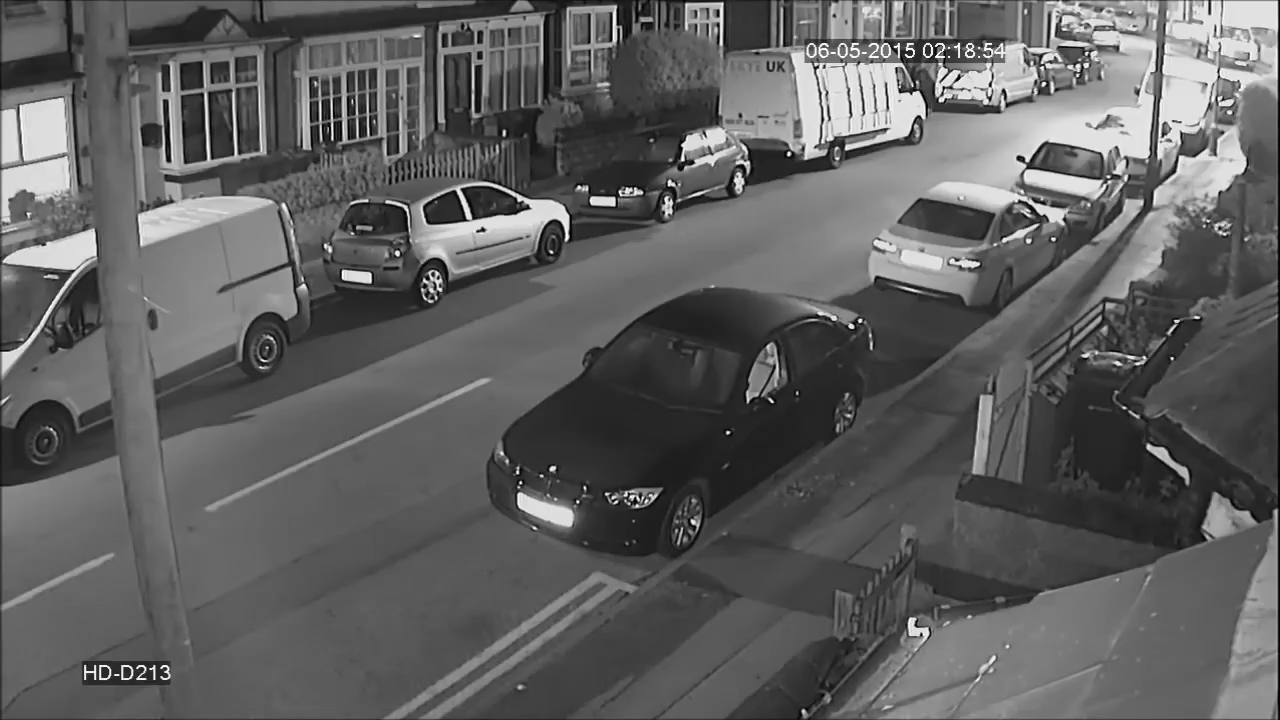
#> input picture frame 60 of test_video.mp4, 1280 x 720 px, given in place of car_thief.mp4, which was not available
$ python motiondetector_maker.py
#> lines starting #> are read from the running program, lines starting #| are printed output that depends on the picture; after the words box and inside, x2 and y2 are one past the last pixel; in counts of white or black regions, pixels touching at a corner belong together; pictures that were not available may be replaced by others from this repository, and a replacement may not be noted
import numpy as np
import cv2

# Pre-setup of frame capture
frame_width = 1280
frame_height = 720
frame_fps = 30

cap = cv2.VideoCapture('car_thief.mp4')
cap.set(cv2.CAP_PROP_FRAME_WIDTH, frame_width)
cap.set(cv2.CAP_PROP_FRAME_HEIGHT, frame_height)
cap.set(cv2.CAP_PROP_FPS, frame_fps)

bgsubtractor = cv2.bgsegm.createBackgroundSubtractorMOG()

# initalize params
firstObervation = True
isMovingProbability = 0

frame_counter = 0

def calculateMovement(imgGrayScale, thres):
	height, width = imgGrayScale.shape
	areaTotal = height*width
	activePixelsCount = cv2.countNonZero(imgGrayScale)
	motionPercentage = (activePixelsCount / areaTotal)*100

	if motionPercentage > thres:
		return True
	else:
		return False


def bayesianClassifier(isMoving):

	global isMovingProbability
	global firstObervation

	if firstObervation:
		if isMoving:
			isMovingProbability = (0.8 * 0.5) / 0.9
		else:
			isMovingProbability = (0.1 * 0.5) / 0.9

		firstObervation = False

	else:
		if isMoving:
			isMovingProbability = (0.8 * isMovingProbability) / ((0.8 * isMovingProbability) + 0.1 * (1 - isMovingProbability))
		else:
			isMovingProbability = (0.1 * isMovingProbability) / ((0.1 * isMovingProbability) + 0.8 * (1 - isMovingProbability))

	# boundary setting to avoid negatives:
	if isMovingProbability > 0.6:
		isMovingProbability = 0.6

	if isMovingProbability < 0.1:
		isMovingProbability = 0.1

	return isMovingProbability > 0.5	#return true if probability more than 0.5


def main():

	global frame_counter

	while True:
	    ret, frame = cap.read()
#> frame is the input picture: shape (720, 1280, 3); min 0, max 255, mean 95.6
	    frame_bg = frame.copy()

	    # apply filters
	    step1 = cv2.medianBlur(frame_bg,5)
	    step2 = bgsubtractor.apply(step1)
#> step2: shape (720, 1280); every value is 0
	    step3 = cv2.GaussianBlur(step2,(15,15),0)
	    _,bgMaskProcessed= cv2.threshold(step3,10,255,cv2.THRESH_BINARY)

	    isMoving = calculateMovement(bgMaskProcessed, 0.3)
#> in calculateMovement, `activePixelsCount = cv2.countNonZero(imgGrayScale)`: activePixelsCount = 0
#> isMoving = False

	    if (bayesianClassifier(isMoving)):
	    	indicatorString = "Motion Detected!"
	    	indicatorTagColour = (0,255,0)
	    else:
	    	indicatorString = "No Motion"
	    	indicatorTagColour = (0,0,255)

	    # draw indication on frame
	    indicatorTagLocation = (30,30)
	    cv2.putText(frame,
	    			indicatorString,
	    			indicatorTagLocation,
	    			cv2.FONT_HERSHEY_SIMPLEX,
	    			1,
	    			indicatorTagColour,
	    			2,
	    			cv2.LINE_AA)
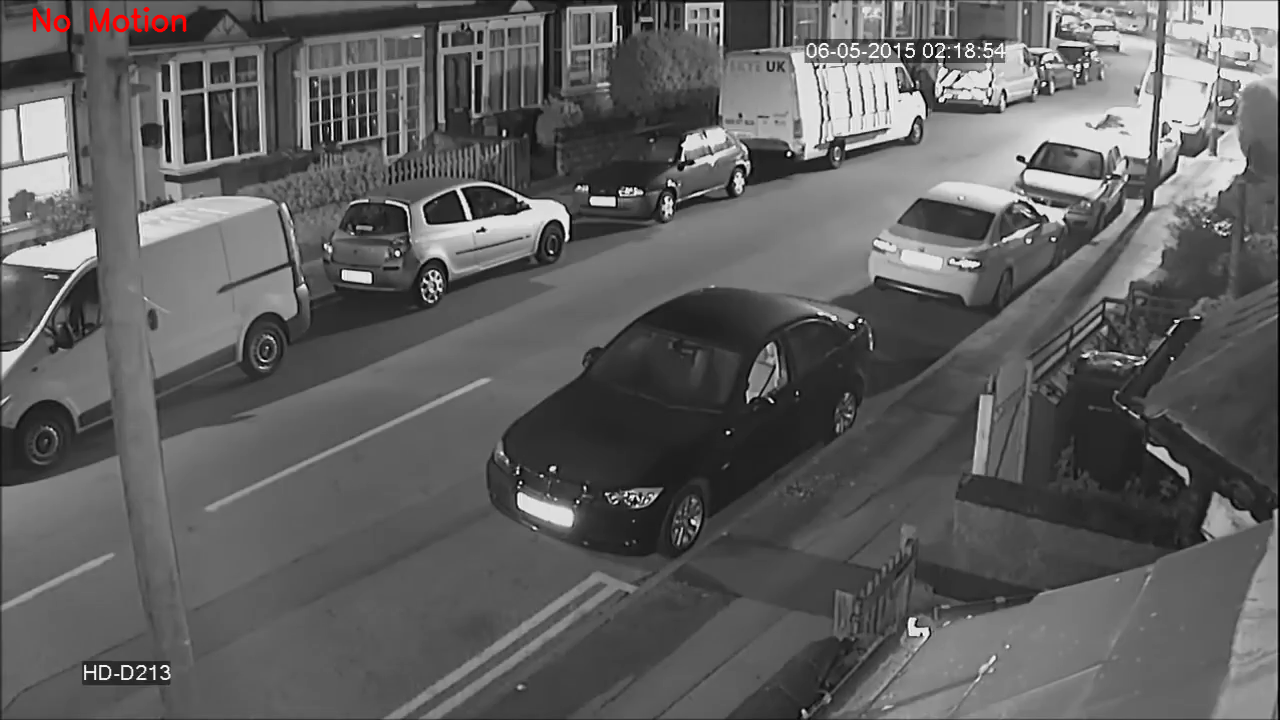
#> frame: shape (720, 1280, 3); 0.2% of pixels changed, all inside (x1, y1, x2, y2) = (32, 7, 187, 33)

	    if frame_counter > 169 and frame_counter < 226:

		    filename = str(frame_counter).zfill(4)
		    filename += ".png"
		    print("Writing: " + filename)

		    frame_to_copy = frame.copy()
		    f_height, f_width = frame_to_copy.shape[:2]
		    resized = cv2.resize(frame_to_copy,(640,360), interpolation = cv2.INTER_CUBIC)

		    cv2.imwrite(filename, resized)

	    frame_counter += 1

	    # display frame
	    cv2.imshow('frame',frame)

	    k = cv2.waitKey(30) & 0xff
#> (key Esc is pressed here)
	    if k == 27:
	    	break


	cap.release()
	cv2.destroyAllWindows()


main()

$ run again, starting later in the video
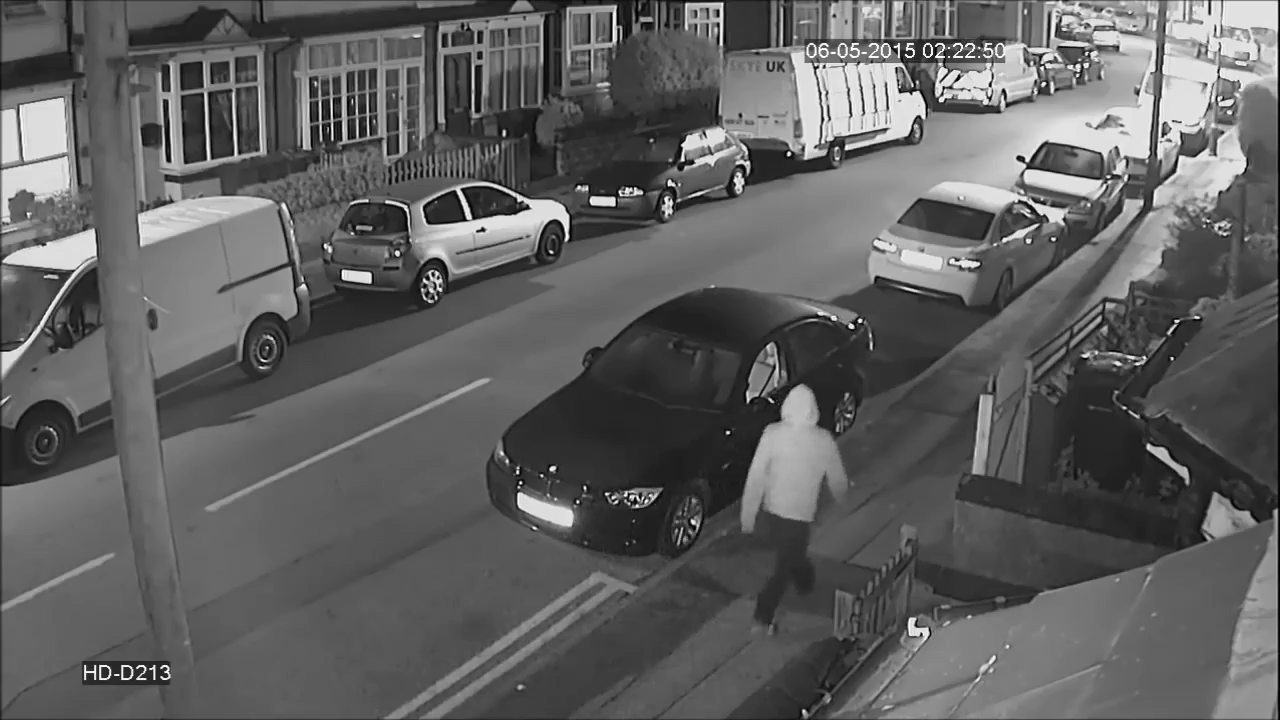
#> input picture frame 270 of test_video.mp4, 1280 x 720 px, given in place of car_thief.mp4, which was not available
#> in main, frame is the input picture: shape (720, 1280, 3); min 0, max 255, mean 96.1
#> step2: shape (720, 1280); every value is 0
#> activePixelsCount = 0
#> isMoving = False
#> in main, `cv2.putText(frame, indicatorString, indicatorTagLocation, cv2.FONT_HER..`:
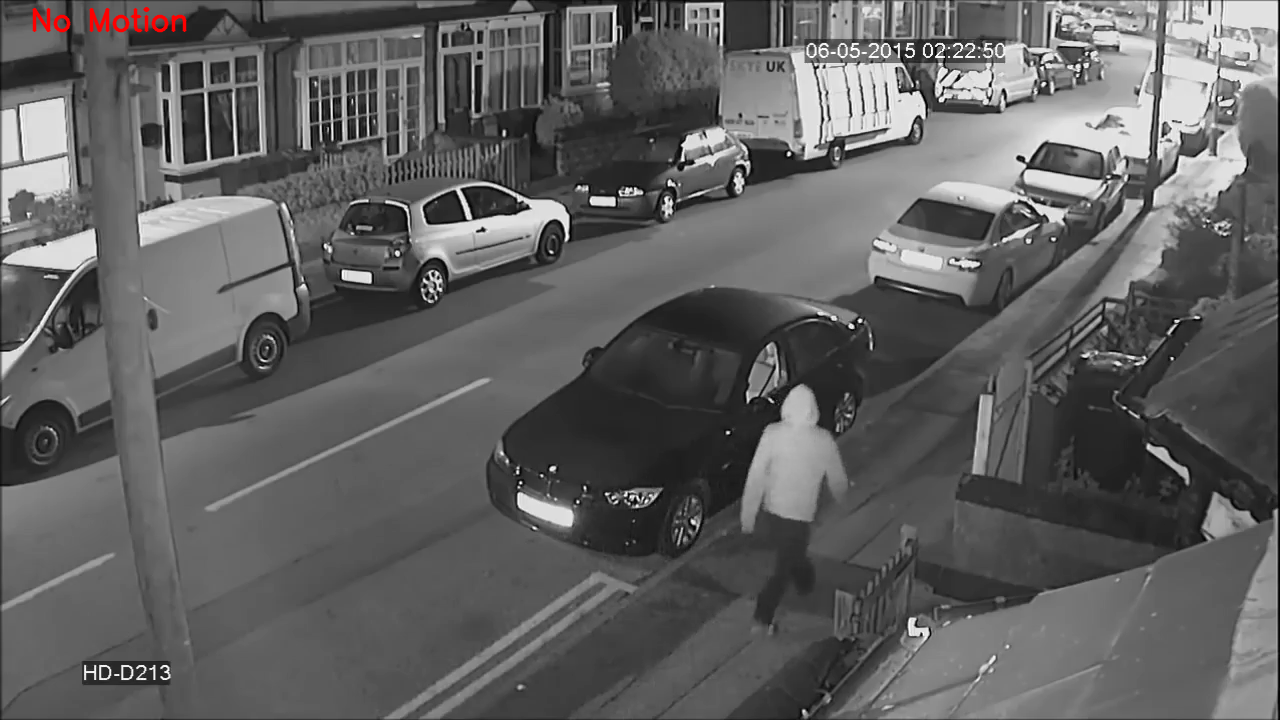
#> frame: shape (720, 1280, 3); 0.2% of pixels changed, all inside (x1, y1, x2, y2) = (32, 7, 187, 33)

$ run again, starting later in the video
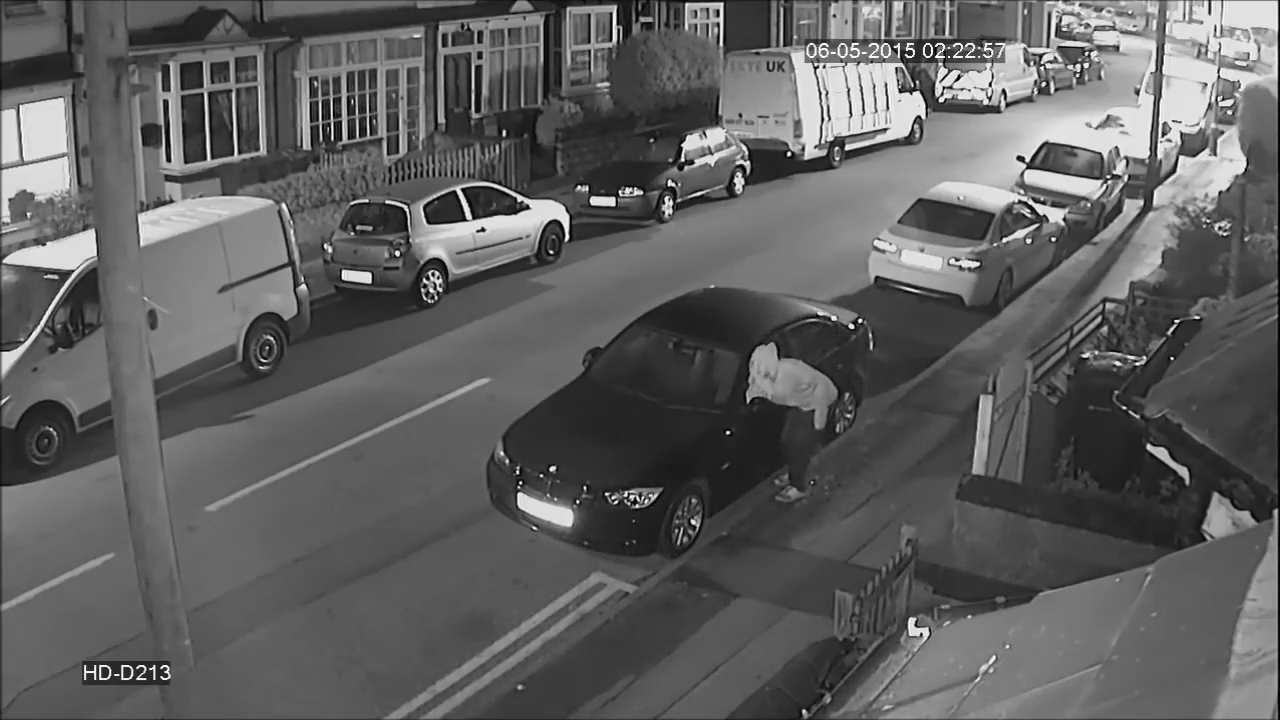
#> input picture frame 480 of test_video.mp4, 1280 x 720 px, given in place of car_thief.mp4, which was not available
#> in main, frame is the input picture: shape (720, 1280, 3); min 0, max 255, mean 95.3
#> step2: shape (720, 1280); every value is 0
#> activePixelsCount = 0
#> isMoving = False
#> in main, `cv2.putText(frame, indicatorString, indicatorTagLocation, cv2.FONT_HER..`:
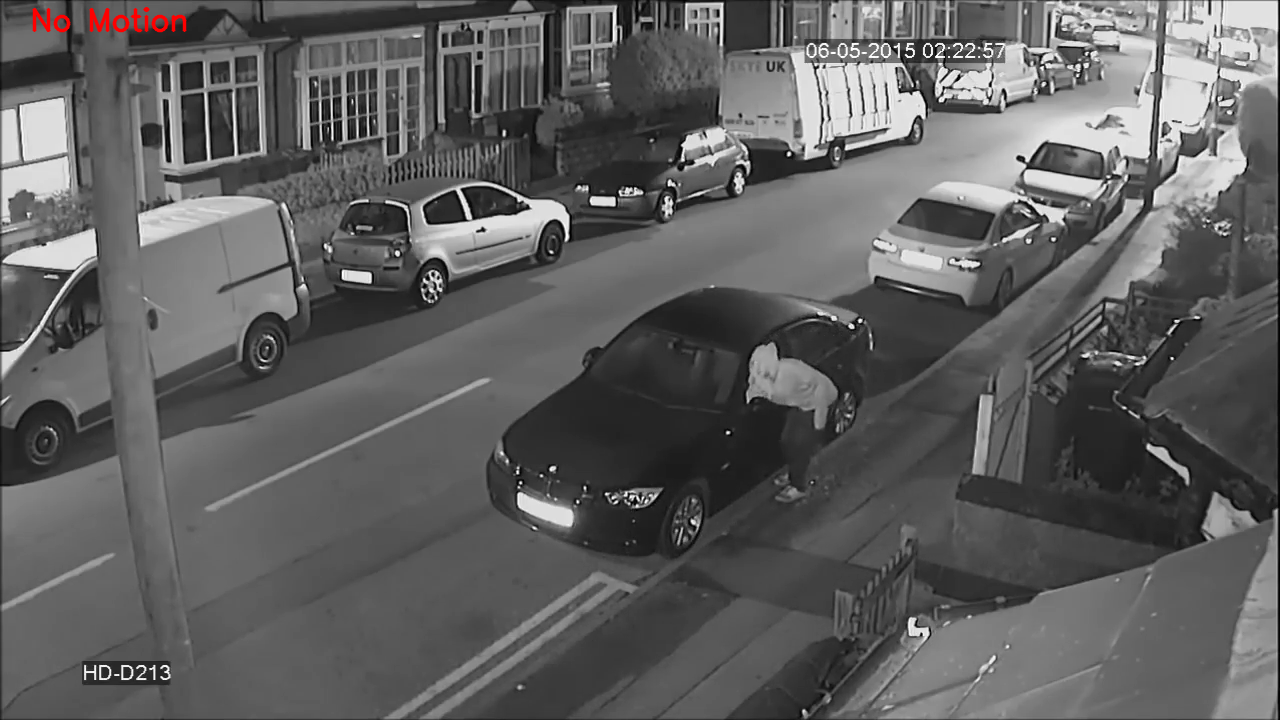
#> frame: shape (720, 1280, 3); 0.2% of pixels changed, all inside (x1, y1, x2, y2) = (32, 7, 187, 33)
